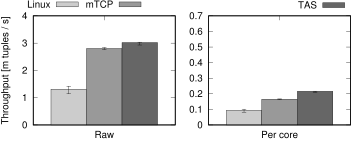

Source code (gnuplot):
NORM = 1000000

load "../header.gnuplot"

set multiplot layout 1, 2 rowsfirst

set ylabel "Throughput [m tuples / s]"
set ytics 1
set yrange [0:]
set xrange [-.5:.5]
#set key at .3, 5.7 samplen 3 maxrows 1
set key at .3, 4.6 samplen 3 maxrows 1
set style data histograms
set style histogram errorbars gap 1

set bmargin 1.5
set tmargin 0.7
set lmargin 5.7
set rmargin 0

plot \
  'mystorm_linux.pdat' using ($4 / NORM):($5 / NORM):($6 / NORM):xticlabels(1) every ::::0 title "Linux" fs solid .2, \
  'mystorm_mtcp.pdat' using ($4 / NORM):($5 / NORM):($6 / NORM):xticlabels(1) every ::::0  title "mTCP" fs solid .4, \
  'mystorm_sockets.pdat' using ($4 / NORM):($5 / NORM):($6 / NORM):xticlabels(1) every ::::0 notitle fs solid .6
#  'mystorm_steering.pdat' using ($4 / NORM):($5 / NORM):($6 / NORM):xticlabels(1) every ::::0 notitle fs solid .8

unset key

set noylabel
set ytics .1
set yrange [0:.65]
set yrange [0:.7]
set key at .5, 0.8 width -7 maxrows 1

plot \
  'mystorm_linux.pdat' using ($4 / NORM):($5 / NORM):($6 / NORM):xticlabels(1) every ::1::1 notitle fs solid .2, \
  'mystorm_mtcp.pdat' using ($4 / NORM):($5 / NORM):($6 / NORM):xticlabels(1) every ::1::1 notitle fs solid .4, \
  'mystorm_sockets.pdat' using ($4 / NORM):($5 / NORM):($6 / NORM):xticlabels(1) every ::1::1 title "TAS" fs solid .6
#  'mystorm_steering.pdat' using ($4 / NORM):($5 / NORM):($6 / NORM):xticlabels(1) every ::1::1 title "  TAS/Steering" fs solid .8
